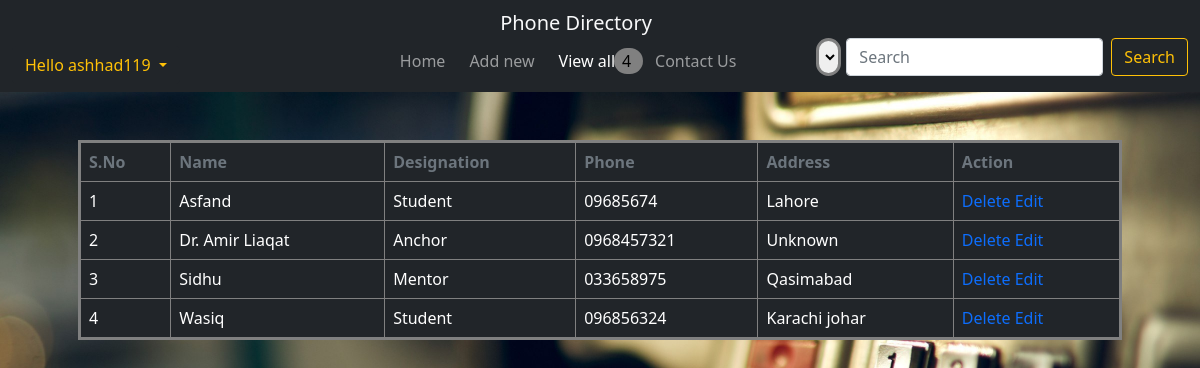
Page /view_user2.php (signed in) on the committed database.
### tables this page shows
CREATE TABLE `contactdetails` (
  `contact_id` int(11) NOT NULL COMMENT 'Primary Key',
  `contact_name` varchar(255) NOT NULL,
  `designation` varchar(255) NOT NULL,
  `phone` varchar(50) NOT NULL,
  `address` varchar(255) NOT NULL,
  `user_id` int(11) DEFAULT NULL
);

### view_user2.php (the view, shortened to what this page needs)
<html lang="en">
<head>
    <link href="https://cdn.jsdelivr.net/npm/bootstrap@5.0.2/dist/css/bootstrap.min.css" rel="stylesheet">
</head>
<?php
require_once 'db.php';
if (isset($_SESSION['loggedin']) && $_SESSION['loggedin'] == true) {
$id = $_SESSION['user_id'];
$query = "SELECT contact_id FROM contactdetails where user_id = $id";
    $result = mysqli_query($dbcon,$query);
    $row = @mysqli_num_rows($result);
}
else {
 echo ("<script LANGUAGE='JavaScript'>
    window.alert('you need to login first!');
    window.location.href='index.php';
    </script>");
  }
?>
<body style="background-image:url('image.jpg') ; background-position: center; background-size: cover;">
    <div class="container-fluid d-flex justify-content-center bg-dark">
        <a href="dashboard.php" class="navbar-brand text-light me-5 p-0 mt-2">Phone Directory</a>
    </div>
    <nav class="navbar navbar-expand-lg navbar-dark bg-dark p-0">
        <div class="container-fluid">
        <div class="dropdown">
          <button class="btn btn-dark text-warning dropdown-toggle" type="button" id="dropdownMenuButton1" data-bs-toggle="dropdown" aria-expanded="false">
            Hello <?php echo $_SESSION['username'];?>
          </button>
       </div>
          <div class="collapse navbar-collapse" id="navbarSupportedContent" style="margin-left: 140px;">
            <ul class="navbar-nav ms-auto me-auto mb-2 mb-lg-0">
              <li class="nav-item">
                <a class="nav-link " aria-current="page" href="dashboard.php">Home</a>
              </li>
              <li class="nav-item ms-2">
                <a class="nav-link" href="add_user.php">Add new</a>
              </li>
              <li class="nav-item ms-2">
                <a class="nav-link active" href="view_user2.php">View all</a><?php echo '<p style="background: grey; float: right; margin-top: -33px; width: 40%; border-radius: 25px; color: black; padding: 1px 8px; border: none; margin-right: -20px;">'.$row.'</p>' ;?>
              </li>
              <li class="nav-item ms-4">
                <a class="nav-link" href="contact.php">Contact Us</a>
              </li>
            </ul>
            <form class="d-flex" action="search_contact.php" method="POST">
            <select style="width: 25px; border: 3px solid grey; margin-right: 5px; border-radius: 25px;" name="selectitem">
              <option></option>
              <option value="contact_id">ID</option>
            </select>
                <input class="form-control me-2" type="search" placeholder="Search" aria-label="Search" name="search_item">
                <input class="btn btn-outline-warning" type="submit" name="submit" value="Search">
              </form>
          </div>
        </div>
      </nav>
    <div class="container ms-auto me-auto p-5">
        <table class="table table-dark table-hover table-bordered" style="border: 3px solid grey;">
            <tr class="text-secondary">
                <th>S.No</th>
                <th>Name</th>
                <th>Designation</th>
                <th>Phone</th>
                <th>Address</th>
                <th>Action</th>
            </tr>
    <?php
   require_once 'db.php';
   $id = $_SESSION['user_id'];
   $count= 1;
   $query = "SELECT * FROM contactdetails where user_id = $id ORDER BY contact_name ";
    $result = mysqli_query($dbcon,$query);
     while($row = @mysqli_fetch_assoc($result)){?>
  <tr style="color: white;">
  <td><?php echo $count;?></td>
  <td><?php echo $row["contact_name"];?></td>
  <td><?php echo $row["designation"];?></td>
  <td><?php echo $row["phone"];?></td>
  <td><?php echo $row["address"];?></td>
  <td>
  <a href="delete.php?deleteid=<?php echo $row["contact_id"]; ?>" id="del" Onclick="return ConfirmDelete()" style="text-decoration: none;">Delete</a>
  <a href="edit.php?editid=<?php echo $row["contact_id"]; ?>" id="edt" style="text-decoration: none;">Edit</a>
  </td>
  </tr>
 <?php $count++;}?>
        </table>
    </div>
</body>
</html>

### rows in the picture
contactdetails: contact_name "Asfand", designation "Student", phone "09685674", address "Lahore"
contactdetails: contact_name "Dr. Amir Liaqat", designation "Anchor", phone "0968457321", address "Unknown"
contactdetails: contact_name "Sidhu", designation "Mentor", phone "033658975", address "Qasimabad"
contactdetails: contact_name "Wasiq", designation "Student", phone "096856324", address "Karachi johar"

### other values in the picture
$_SESSION['username'] "ashhad119"
$row "4"
